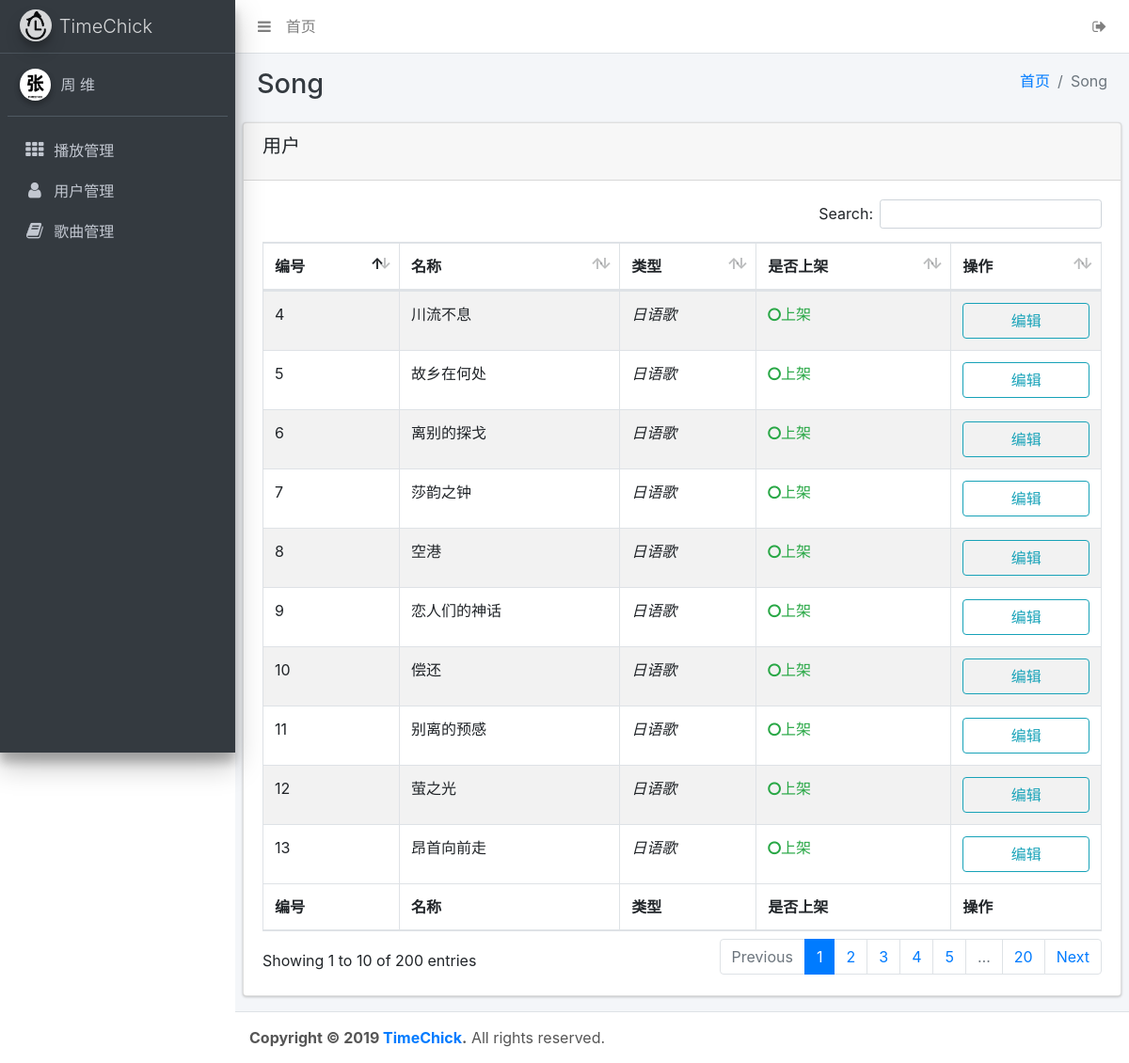
Page /song/ (signed in) on the committed database.
### timechick/models.py (models this page shows, shortened)
class Song(models.Model):
    gender = (
        ('public', "通用音乐"),
        ('mainland', "大陆红歌"),
        ('taiwan', "台语歌"),
        ('japanese', "日语歌"),
    )
    name = models.CharField(
        max_length=128, default="", verbose_name='歌曲名称')
    artist = models.CharField(
        max_length=128, default="未知艺术家", verbose_name='艺术家')
    url = models.CharField(max_length=512, default="", verbose_name='歌曲地址')
    album_img = models.CharField(
        max_length=128, default="", blank=True, verbose_name='专辑封面')
    artist_img = models.CharField(
        max_length=128, default="", blank=True, verbose_name='艺术家图片')
    type = models.CharField(max_length=32, blank=True,
                            choices=gender, verbose_name='歌曲类型')
    is_shelf = models.BooleanField(
        default=True, verbose_name='是否上架')
    corpus_a = models.TextField(
        max_length=256, default="", blank=True, verbose_name='语料A')
    corpus_b = models.TextField(
        max_length=256, default="", blank=True, verbose_name='语料B')
    create_time = models.DateTimeField(auto_now_add=True)
    update_time = models.DateTimeField(auto_now_add=True)
    class Meta:
        ordering = ["create_time"]
        verbose_name = "歌曲"
        verbose_name_plural = "歌曲"

### timechick/views.py (the view)
# urls.py: url(r'^song/', views.song),
@login_required
def song(request):
    songs = models.Song.objects.all()
    return render(request, 'song.html', {'page': 'Song', 'songs': songs})

### timechick/templates/song.html (shortened to what this page needs)
{% extends 'base.html' %}
{% load staticfiles %}
{% block css %}
<link rel="stylesheet" href="{% static 'adminlte/css/ionicons.min.css' %}">
<link rel="stylesheet" href="{% static 'plugins/datatables/1.10.19/bootstrap.css' %}">
<link rel="stylesheet" href="{% static 'plugins/datatables/1.10.19/dataTables.bootstrap4.min.css' %}">
{% endblock %}
{% block content %}
<section class="content">
    <div class="row">
        <div class="col-12">
            <div class="card">
                <div class="card-header">
                    <h3 class="card-title">用户</h3>
                </div>
                <div class="card-body">
                    <table id="equipment-list" class="table table-bordered table-striped">
                        <thead>
                            <tr>
                                <th>编号</th>
                                <th>名称</th>
                                <th>类型</th>
                                <th>是否上架</th>
                                <th>操作</th>
                            </tr>
                        </thead>
                        <tbody>
                            {% for song in songs %}
                            <tr>
                                <td>{{ song.id }}</td>
                                <td>{{ song.name }}</td>
                                {% if song.type == "public" %}
                                <td>
                                    <i>通用音乐</i>
                                </td>
                                {% elif song.type == "mainland" %}
                                <td>
                                    <i>大陆红歌</i>
                                </td>
                                {% elif song.type == "taiwan" %}
                                <td>
                                    <i>台语歌</i>
                                </td>
                                {% elif song.type == "japanese" %}
                                <td>
                                    <i>日语歌</i>
                                </td>
                                {% endif %}
                                {% if song.is_shelf == True %}
                                <td>
                                    <i class="nav-icon fa fa-circle-o text-success">上架</i>
                                </td>
                                {% elif song.is_shelf == False %}
                                <td>
                                    <i class="nav-icon fa fa-circle-o text-danger">下架</i>
                                </td>
                                {% endif %}
                                <td>
                                    <a href="/admin/timechick/song/{{ song.id }}">
                                        <button type="button" class="btn btn-block btn-outline-info">编辑</button>
                                    </a>
                                </td>
                            </tr>
                            {% endfor %}
                        </tbody>
                        <tfoot>
                            <tr>
                                <th>编号</th>
                                <th>名称</th>
                                <th>类型</th>
                                <th>是否上架</th>
                                <th>操作</th>
                            </tr>
                        </tfoot>
                    </table>
                </div>
            </div>
        </div>
    </div>
</section>
</div>
{% endblock %}

### timechick/templates/base.html (shortened to what this page needs)
{% load staticfiles %}
<!DOCTYPE html>
<html lang="en">
<head>
    <link rel="stylesheet" href="{% static 'plugins/font-awesome/css/font-awesome.min.css' %}">
    <link rel="stylesheet" href="{% static 'adminlte/css/adminlte.min.css' %}">
    {% block css %}
    {% endblock %}
</head>
<body class="hold-transition sidebar-mini">
    <div class="wrapper">
        <nav class="main-header navbar navbar-expand bg-white navbar-light border-bottom">
            <ul class="navbar-nav">
                <li class="nav-item">
                    <a class="nav-link" data-widget="pushmenu" href="#"><i class="fa fa-bars"></i></a>
                </li>
                <li class="nav-item d-none d-sm-inline-block">
                    <a href="/index/" class="nav-link">首页</a>
                </li>
            </ul>
            <ul class="navbar-nav ml-auto">
                <li class="nav-item">
                    <a class="nav-link" data-slide="true" href="/logout/"><i class="fa fa-sign-out"></i></a>
                </li>
            </ul>
        </nav>
        <aside class="main-sidebar sidebar-dark-primary elevation-4">
            <a href="/index/" class="brand-link">
                <img src="{% static 'adminlte/img/logo.png' %}" alt="AdminLTE Logo"
                    class="brand-image img-circle elevation-3" style="opacity: .8">
                <span class="brand-text font-weight-light">TimeChick</span>
            </a>
            <div class="sidebar">
                <div class="user-panel mt-3 pb-3 mb-3 d-flex">
                    <div class="image">
                        <img src="{% static 'adminlte/img/zhangyixin.png' %}" class="img-circle elevation-2"
                            alt="User Image">
                    </div>
                    <div class="info">
                        <a href="/admin/auth/user/{{request.user.id}}/change/"
                            class="d-block">{{ request.user.last_name }} {{ request.user.first_name }}</a>
                    </div>
                </div>
                <nav class="mt-2">
                    <ul class="nav nav-pills nav-sidebar flex-column" data-widget="treeview" role="menu"
                        data-accordion="false">
                        <li class="nav-item">
                            <a href="/playlist/"
                                class="nav-link {% if request.path == '/playlist/' %}  active {% endif %}">
                                <i class="nav-icon fa fa-th"></i>
                                <p> 播放管理 </p>
                            </a>
                        </li>
                        <li class="nav-item">
                            <a href="/user/" class="nav-link  {% if request.path == '/user/' %}  active {% endif %}">
                                <i class="nav-icon fa fa-user"></i>
                                <p> 用户管理 </p>
                            </a>
                        </li>
                        <li class="nav-item  {% if request.path == '/song/' %}  active {% endif %}">
                            <a href="/song/" class="nav-link">
                                <i class="nav-icon fa fa-book"></i>
                                <p> 歌曲管理 </p>
                            </a>
                        </li>
                    </ul>
                </nav>
            </div>
        </aside>
        <div class="content-wrapper">
            <div class="content-header">
                <div class="container-fluid">
                    <div class="row mb-2">
                        <div class="col-sm-6">
                            <h1 class="m-0 text-dark">{{ page }}</h1>
                        </div>
                        <div class="col-sm-6">
                            <ol class="breadcrumb float-sm-right">
                                <li class="breadcrumb-item"><a href="/index/">首页</a></li>
                                <li class="breadcrumb-item active">{{ page }}</li>
                            </ol>
                        </div>
                    </div>
                </div>
            </div>
            {% block content %} {% endblock %}
        </div>
        <footer class="main-footer">
            <strong>Copyright &copy; 2019 <a href="#">TimeChick</a>.</strong> All rights reserved.
        </footer>
</body>
</html>

### rows in the picture
Song: id "4", name "川流不息", type "日语歌", is_shelf "上架"
Song: id "5", name "故乡在何处", type "日语歌", is_shelf "上架"
Song: id "6", name "离别的探戈", type "日语歌", is_shelf "上架"
Song: id "7", name "莎韵之钟", type "日语歌", is_shelf "上架"
Song: id "8", name "空港", type "日语歌", is_shelf "上架"
Song: id "9", name "恋人们的神话", type "日语歌", is_shelf "上架"
Song: id "10", name "偿还", type "日语歌", is_shelf "上架"
Song: id "11", name "别离的预感", type "日语歌", is_shelf "上架"
Song: id "12", name "萤之光", type "日语歌", is_shelf "上架"
Song: id "13", name "昂首向前走", type "日语歌", is_shelf "上架"

### other values in the picture
{{ request.user.last_name }} "周"
{{ request.user.first_name }} "维"
{{ page }} "Song"
